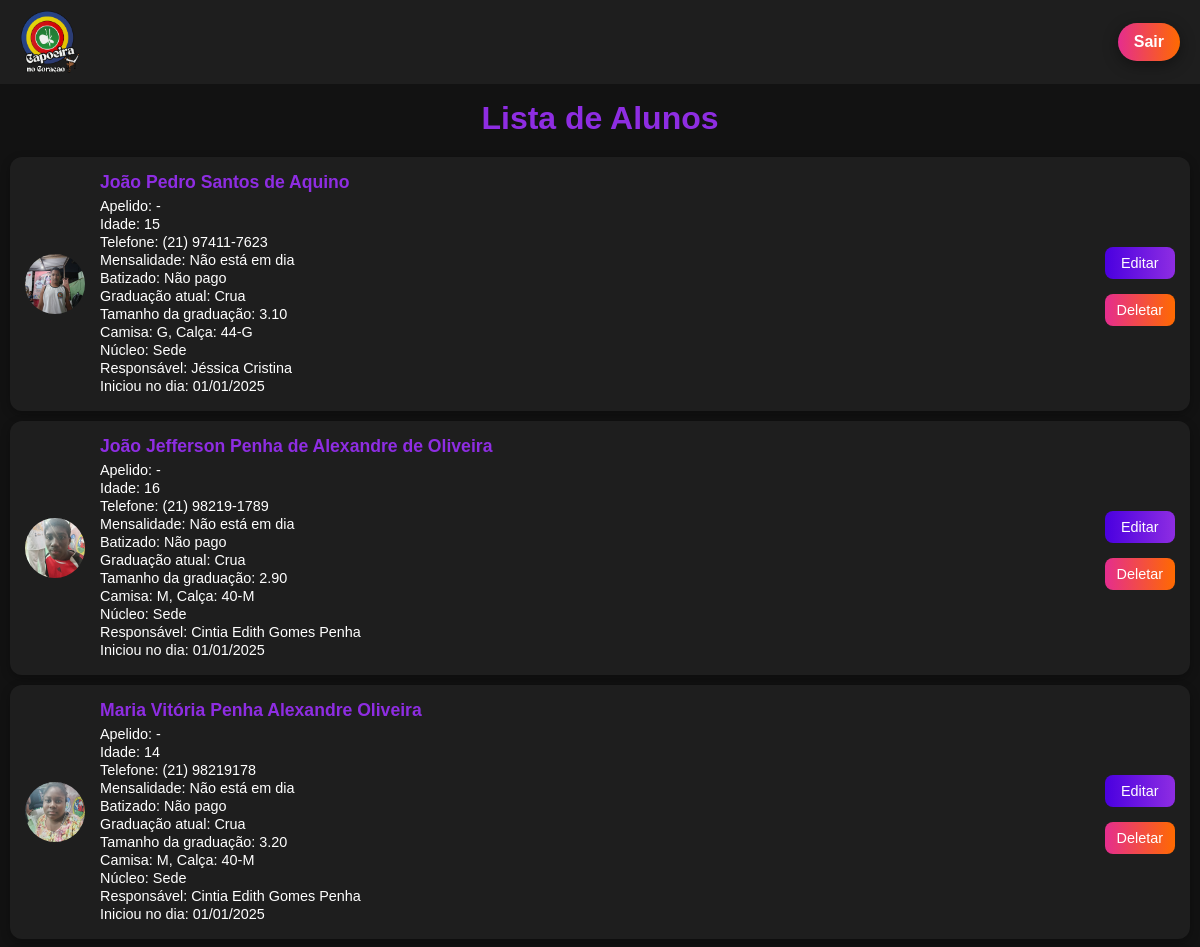
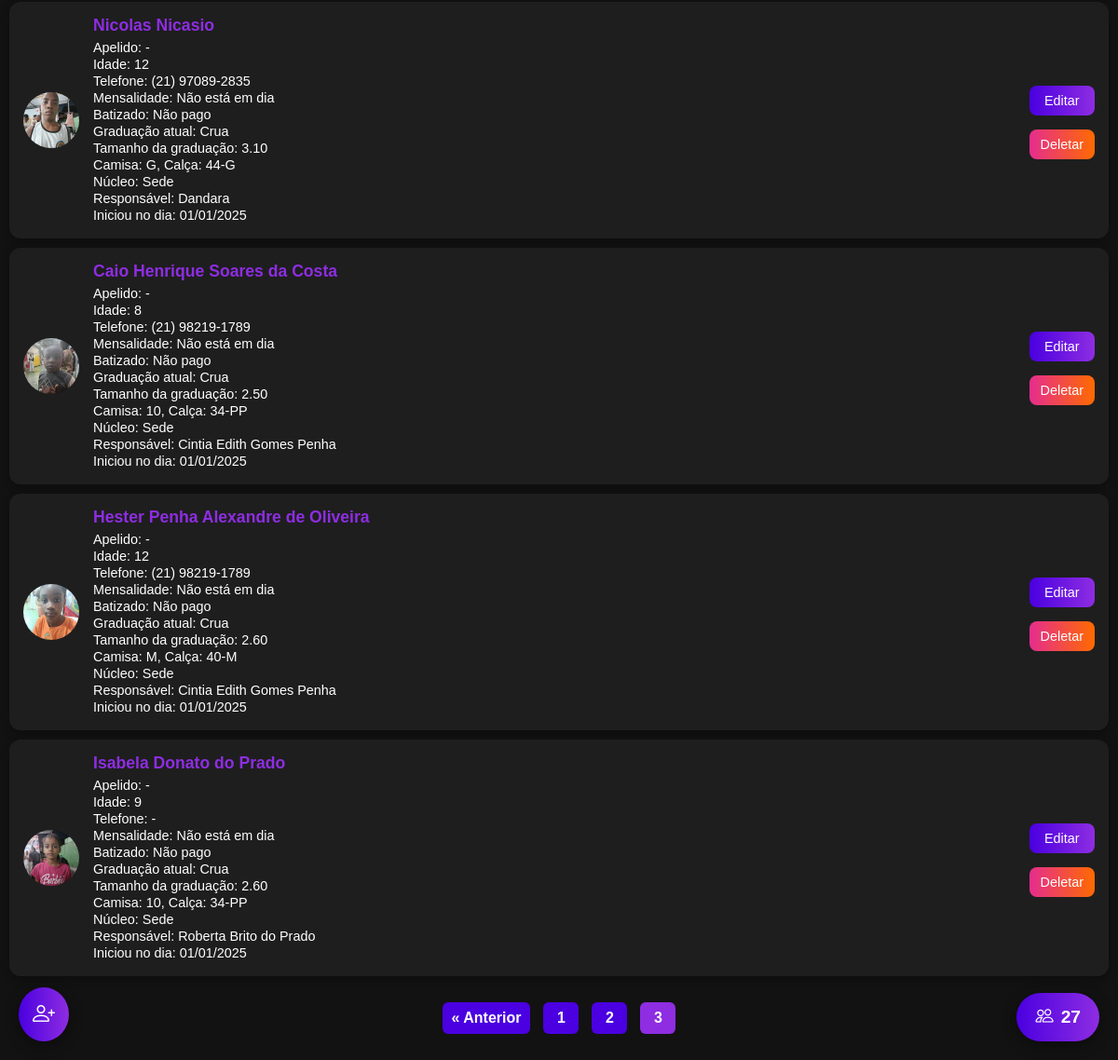
/?pagina=3 (signed in), run on the app's committed database (2 pictures, top to bottom).
### tables this page shows
CREATE TABLE usuarios (
            id INTEGER PRIMARY KEY AUTOINCREMENT,
            nome_completo TEXT NOT NULL,
            apelido TEXT,
            idade TEXT NOT NULL,
            telefone TEXT,
            mensalidade TEXT NOT NULL,
            batizado TEXT NOT NULL,
            graduacao_atual TEXT NOT NULL,
            graduacao_tamanho TEXT NOT NULL,
            camisa_tamanho TEXT,
            calsa_tamanho TEXT,
            foto TEXT,
            nucleo TEXT NOT NULL,
            responsavel TEXT,
            iniciou_no_dia TEXT
        );

### app.py (the view, shortened to what this page needs)
@app.route("/", methods=["GET", "POST"])
def index():
    alunos = []
    total_paginas = 0
    total_alunos = 0
    pagina = request.args.get("pagina", 1, type=int)  # ?pagina= no GET
    por_pagina = 10
    if session.get("admin_logado"):
        conn = conectar_banco()
        conn.row_factory = sqlite3.Row
        cursor = conn.cursor()
        cursor.execute("SELECT COUNT(*) FROM usuarios")
        total_alunos = cursor.fetchone()[0]
        total_paginas = (total_alunos + por_pagina - 1) // por_pagina
        offset = (pagina - 1) * por_pagina
        cursor.execute(
            "SELECT * FROM usuarios ORDER BY id DESC LIMIT ? OFFSET ?",
            (por_pagina, offset),
        )
        alunos = cursor.fetchall()
        cursor.close()
        conn.close()
    return render_template(
        "index.html",
        alunos=alunos,
        graduacoes=graduacoes,
        pagina=pagina,
        total_paginas=total_paginas,
        total_alunos=total_alunos  # total geral
    )

### app.py (called while the page is built)
def conectar_banco():
    return sqlite3.connect("database.db")

@app.template_filter('data_br')
def data_br(value):
    if not value:
        return '-'
    try:
        dt = datetime.strptime(value, "%Y-%m-%d")
        return dt.strftime("%d/%m/%Y")
    except Exception:
        return value

### templates/index.html (shortened to what this page needs)
<!DOCTYPE html>
<html lang="pt-br">
<head>
    <link rel="stylesheet" href="https://cdn.jsdelivr.net/npm/bootstrap-icons@1.11.3/font/bootstrap-icons.css">
</head>
<body>
    {% if not session.get('admin_logado') %}
    <div class="login-card">
        <h2>Senha do Admin</h2>
        <form method="POST">
            <input type="password" name="senha" placeholder="Digite a senha" required>
            <button type="submit">Entrar</button>
        </form>
        {% with messages = get_flashed_messages() %}
        {% if messages %}
        <p style="color:red;">{{ messages[0] }}</p>
        {% endif %}
        {% endwith %}
    </div>
    {% else %}
    <header>
        <img class="logo" src="/static/img_base/logo.png" alt="Logo Capoeira no Coração">
        {% if session.get('admin_logado') %}
        <a href="{{ url_for('logout') }}" class="btn-flutuante-deslogar">Sair</a>
        {% endif %}
    </header>
    <h1>Lista de Alunos</h1>
    {% for aluno in alunos %}
    <div class="aluno-card">
        {% if aluno.foto %}
        <img src="{{ url_for('static', filename='fotos/' ~ aluno.foto) }}" alt="Foto do aluno">
        {% else %}
        <img src="{{ url_for('static', filename='fotos/default.png') }}" alt="Sem foto">
        {% endif %}
        <div class="aluno-info">
            <h3>{{ aluno.nome_completo }}</h3>
            <p>Apelido: {{ aluno.apelido or '-' }}</p>
            <p>Idade: {{ aluno.idade }}</p>
            <p>Telefone: {{ aluno.telefone or '-' }}</p>
            <p>Mensalidade: {{ aluno.mensalidade }}</p>
            <p>Batizado: {{ aluno.batizado }}</p>
            <p>Graduação atual: {{ aluno.graduacao_atual }}</p>
            <p>Tamanho da graduação: {{ aluno.graduacao_tamanho }}</p>
            <p>Camisa: {{ aluno.camisa_tamanho or '-' }}, Calça: {{ aluno.calsa_tamanho or '-' }}</p>
            <p>Núcleo: {{ aluno.nucleo }}</p>
            <p>Responsável: {{ aluno.responsavel or '-' }}</p>
            <p>Iniciou no dia: {{ aluno.iniciou_no_dia|data_br }}</p>
        </div>
        <div class="edit-delet">
            <a href="/editar/{{ aluno.id }}" class="btn-editar">Editar</a>
            <a href="/deletar/{{ aluno.id }}" class="btn-deletar">Deletar</a>
        </div>
    </div>
    {% else %}
    <p style="text-align:center; margin-top: 20px;">Nenhum aluno cadastrado ainda.</p>
    {% endfor %}
    {% if total_paginas > 1 %}
    <div class="paginacao">
        {% if pagina > 1 %}
        <a href="{{ url_for('index', pagina=pagina-1) }}">&laquo; Anterior</a>
        {% endif %}
        {% for p in range(1, total_paginas+1) %}
        {% if p == pagina %}
        <span class="pagina-atual">{{ p }}</span>
        {% else %}
        <a href="{{ url_for('index', pagina=p) }}">{{ p }}</a>
        {% endif %}
        {% endfor %}
    </div>
    {% endif %}
    <a href="{{ url_for('cadastrar') }}" class="btn-flutuante">
        <i class="bi bi-person-plus"></i>
    </a>
    <div class="bola-total-alunos">
        <i class="bi bi-people"></i> {{ total_alunos }}
    </div>
    {% endif %}
</body>
</html>

### templates/index.html (style rules this page uses)
* { padding: 0; margin: 0; box-sizing: border-box; outline: none; }
body { font-family: Arial, sans-serif; background: #121212; color: #fff; }
header { display: flex; justify-content: space-between; align-items: center; position: fixed; top: 0; width: 100%; z-index: 1000; padding: 10px 20px; background-color: #1E1E1E; }
h1 { text-align: center; color: #8E2DE2; margin-bottom: 20px; margin-top: 100px; }
.aluno-card { background: #1E1E1E; border-radius: 12px; padding: 15px; margin-bottom: 15px; display: flex; align-items: center; justify-content: space-between; box-shadow: 0 3px 10px rgba(0, 0, 0, 0.3); margin: 0; margin: 0 10px 10px 10px; }
.aluno-card img { width: 60px; height: 60px; border-radius: 50%; object-fit: cover; margin-right: 15px; }
.aluno-info { flex: 1; }
.aluno-info h3 { margin: 0 0 5px 0; font-size: 1.1em; color: #8E2DE2; }
.aluno-info p { margin: 2px 0; font-size: 0.9em; }
.btn-editar, .btn-deletar { padding: 8px 12px; color: #fff; border: none; border-radius: 8px; cursor: pointer; font-size: 0.9em; text-decoration: none; text-align: center; transition: 0.3s; display: inline-block; margin-top: 5px; outline: none; }
.btn-editar { background: linear-gradient(to right, #4A00E0, #8E2DE2); }
.btn-deletar { background: linear-gradient(to right, #E52D8E, #FF6A00); }
.btn-flutuante { position: fixed; bottom: 20px; left: 20px; background: linear-gradient(to right, #4A00E0, #8E2DE2); color: #fff; padding: 15px; border-radius: 50%; font-size: 1.5em; text-decoration: none; box-shadow: 0 4px 15px rgba(0, 0, 0, 0.4); transition: 0.3s; outline: none; display: flex; justify-content: center; align-items: center; }
.bola-total-alunos { position: fixed; bottom: 20px; right: 20px; padding: 15px 20px; background: linear-gradient(to right, #4A00E0, #8E2DE2); color: #fff; border-radius: 50px; display: flex; justify-content: center; align-items: center; font-weight: bold; font-size: 1.2em; box-shadow: 0 4px 15px rgba(0, 0, 0, 0.4); cursor: default; transition: 0.3s; outline: none; gap: 8px; }
.logo { width: 60px; display: block; margin: 0; }
.btn-flutuante-deslogar { background: linear-gradient(to right, #E52D8E, #FF6A00); color: #fff; padding: 10px 16px; border-radius: 50px; font-weight: bold; text-decoration: none; box-shadow: 0 4px 15px rgba(0, 0, 0, 0.4); transition: 0.3s; outline: none; }
.edit-delet { display: flex; flex-direction: column; gap: 10px; margin-left: 0px; outline: none; }
.paginacao { display: flex; gap: 6px; align-items: center; justify-content: center; margin: 20px 0; padding: 8px; overflow-x: auto; white-space: nowrap; -webkit-overflow-scrolling: touch; }
.paginacao a, .paginacao span { display: inline-flex; align-items: center; justify-content: center; padding: 8px 10px; margin: 0 4px; border-radius: 6px; text-decoration: none; background: #4A00E0; color: white; font-weight: 700; min-width: 38px; }
.paginacao span.pagina-atual { background: #8E2DE2; }

### data on the page
usuarios: foto (picture), nome_completo "João Pedro Santos de Aquino", apelido "-", idade "15", telefone "(21) 97411-7623", mensalidade "Não está em dia", batizado "Não pago", graduacao_atual "Crua", graduacao_tamanho "3.10", camisa_tamanho "G", calsa_tamanho "44-G", nucleo "Sede", responsavel "Jéssica Cristina", iniciou_no_dia|data_br "01/01/2025"
usuarios: foto (picture), nome_completo "João Jefferson Penha de Alexandre de Oliveira", apelido "-", idade "16", telefone "(21) 98219-1789", mensalidade "Não está em dia", batizado "Não pago", graduacao_atual "Crua", graduacao_tamanho "2.90", camisa_tamanho "M", calsa_tamanho "40-M", nucleo "Sede", responsavel "Cintia Edith Gomes Penha", iniciou_no_dia|data_br "01/01/2025"
usuarios: foto (picture), nome_completo "Maria Vitória Penha Alexandre Oliveira", apelido "-", idade "14", telefone "(21) 98219178", mensalidade "Não está em dia", batizado "Não pago", graduacao_atual "Crua", graduacao_tamanho "3.20", camisa_tamanho "M", calsa_tamanho "40-M", nucleo "Sede", responsavel "Cintia Edith Gomes Penha", iniciou_no_dia|data_br "01/01/2025"
usuarios: foto (picture), nome_completo "Nicolas Nicasio", apelido "-", idade "12", telefone "(21) 97089-2835", mensalidade "Não está em dia", batizado "Não pago", graduacao_atual "Crua", graduacao_tamanho "3.10", camisa_tamanho "G", calsa_tamanho "44-G", nucleo "Sede", responsavel "Dandara", iniciou_no_dia|data_br "01/01/2025"
usuarios: foto (picture), nome_completo "Caio Henrique Soares da Costa", apelido "-", idade "8", telefone "(21) 98219-1789", mensalidade "Não está em dia", batizado "Não pago", graduacao_atual "Crua", graduacao_tamanho "2.50", camisa_tamanho "10", calsa_tamanho "34-PP", nucleo "Sede", responsavel "Cintia Edith Gomes Penha", iniciou_no_dia|data_br "01/01/2025"
usuarios: foto (picture), nome_completo "Hester Penha Alexandre de Oliveira", apelido "-", idade "12", telefone "(21) 98219-1789", mensalidade "Não está em dia", batizado "Não pago", graduacao_atual "Crua", graduacao_tamanho "2.60", camisa_tamanho "M", calsa_tamanho "40-M", nucleo "Sede", responsavel "Cintia Edith Gomes Penha", iniciou_no_dia|data_br "01/01/2025"
usuarios: foto (picture), nome_completo "Isabela Donato do Prado", apelido "-", idade "9", telefone "-", mensalidade "Não está em dia", batizado "Não pago", graduacao_atual "Crua", graduacao_tamanho "2.60", camisa_tamanho "10", calsa_tamanho "34-PP", nucleo "Sede", responsavel "Roberta Brito do Prado", iniciou_no_dia|data_br "01/01/2025"

### other printed values
{{ p }} "1" "2"
{{ p }} "3"
{{ total_alunos }} "27"
